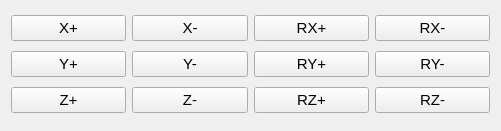
      <widget class="QWidget" name="layoutWidget_23">
       <property name="geometry">
        <rect>
         <x>340</x>
         <y>130</y>
         <width>501</width>
         <height>131</height>
        </rect>
       </property>
       <layout class="QGridLayout" name="RobotMoveGrid">
        <item row="1" column="3">
         <widget class="QPushButton" name="RobotXMinusBtn">
          <property name="font">
           <font>
            <pointsize>11</pointsize>
           </font>
          </property>
          <property name="text">
           <string>X-</string>
          </property>
         </widget>
        </item>
        <item row="4" column="5">
         <widget class="QPushButton" name="RobotRZMinusBtn">
          <property name="font">
           <font>
            <pointsize>11</pointsize>
           </font>
          </property>
          <property name="text">
           <string>RZ-</string>
          </property>
         </widget>
        </item>
        <item row="4" column="2">
         <widget class="QPushButton" name="RobotZPlusBtn">
          <property name="font">
           <font>
            <pointsize>11</pointsize>
           </font>
          </property>
          <property name="text">
           <string>Z+</string>
          </property>
         </widget>
        </item>
        <item row="3" column="4">
         <widget class="QPushButton" name="RobotRYPlusBtn">
          <property name="font">
           <font>
            <pointsize>11</pointsize>
           </font>
          </property>
          <property name="text">
           <string>RY+</string>
          </property>
         </widget>
        </item>
        <item row="1" column="5">
         <widget class="QPushButton" name="RobotRXMinusBtn">
          <property name="font">
           <font>
            <pointsize>11</pointsize>
           </font>
          </property>
          <property name="text">
           <string>RX-</string>
          </property>
         </widget>
        </item>
        <item row="1" column="4">
         <widget class="QPushButton" name="RobotRXPlusBtn">
          <property name="font">
           <font>
            <pointsize>11</pointsize>
           </font>
          </property>
          <property name="text">
           <string>RX+</string>
          </property>
         </widget>
        </item>
        <item row="3" column="3">
         <widget class="QPushButton" name="RobotYMinusBtn">
          <property name="font">
           <font>
            <pointsize>11</pointsize>
           </font>
          </property>
          <property name="text">
           <string>Y-</string>
          </property>
         </widget>
        </item>
        <item row="4" column="3">
         <widget class="QPushButton" name="RobotZMinusBtn">
          <property name="font">
           <font>
            <pointsize>11</pointsize>
           </font>
          </property>
          <property name="text">
           <string>Z-</string>
          </property>
         </widget>
        </item>
        <item row="1" column="2">
         <widget class="QPushButton" name="RobotXPlusBtn">
          <property name="font">
           <font>
            <pointsize>11</pointsize>
           </font>
          </property>
          <property name="text">
           <string>X+</string>
          </property>
         </widget>
        </item>
        <item row="3" column="2">
         <widget class="QPushButton" name="RobotYPlusBtn">
          <property name="font">
           <font>
            <pointsize>11</pointsize>
           </font>
          </property>
          <property name="text">
           <string>Y+</string>
          </property>
         </widget>
        </item>
        <item row="4" column="4">
         <widget class="QPushButton" name="RobotRZPlusBtn">
          <property name="font">
           <font>
            <pointsize>11</pointsize>
           </font>
          </property>
          <property name="text">
           <string>RZ+</string>
          </property>
         </widget>
        </item>
        <item row="3" column="5">
         <widget class="QPushButton" name="RobotRYMinusBtn">
          <property name="font">
           <font>
            <pointsize>11</pointsize>
           </font>
          </property>
          <property name="text">
           <string>RY-</string>
          </property>
         </widget>
        </item>
       </layout>
      </widget>
